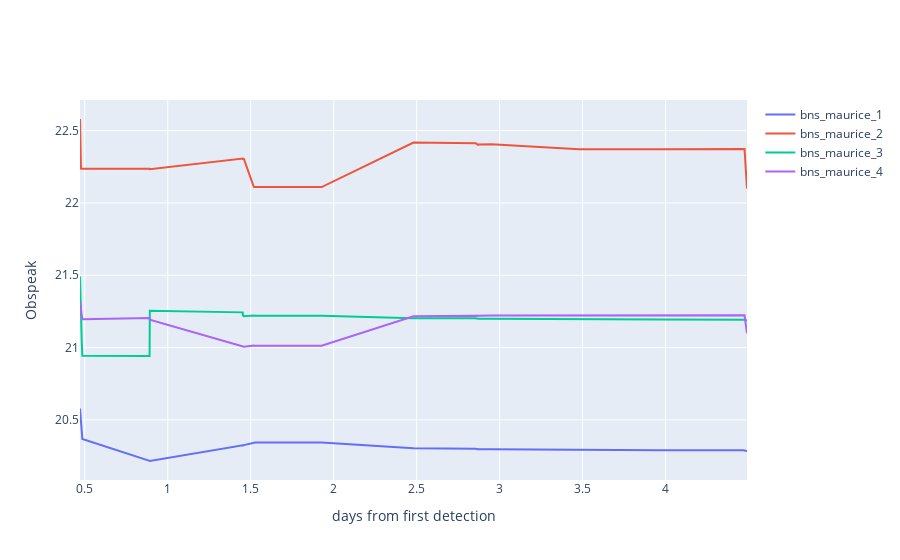

The code cell stored with this chart in its notebook:
### Code cell
fig = go.Figure()

for key in pos_df_dict.keys():
    fig.add_trace(go.Scatter(x=pos_df_dict[key]["latest_det"] - trigger_time, y = pos_df_dict[key]["obspeak_model_B"], name=key))

fig.update_layout({"xaxis_title": "days from first detection",
                   "yaxis_title": "Obspeak"})
fig.show()
